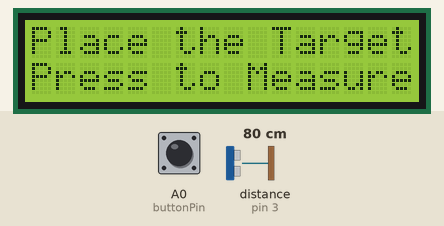
Simulated run of this sketch. Board: Arduino Uno, built with avr-gcc and run on an emulated ATmega328P. Shown: 16×2 character LCD. The inputs (shaded band) are chosen by the test bench; at power-on: A0 (buttonPin) HIGH, distance to the obstacle (sensor on pin 3) 80 cm. The echo pulse lasts 58.3 µs per cm; what the sketch prints to the serial monitor is not drawn.

Above: at 1.2 s.
1.3 s: A0 (buttonPin) pulled LOW for 0.15 s
At 1.8 s:
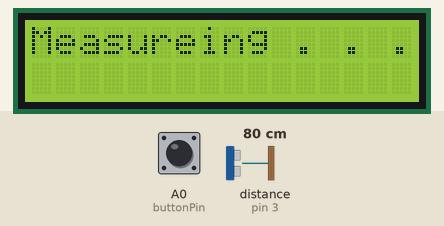
At 4.7 s:
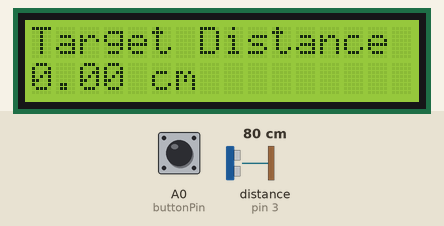
Timing chart, 0 to 6.2 s (numbered marks = the images above; inputs shaded):
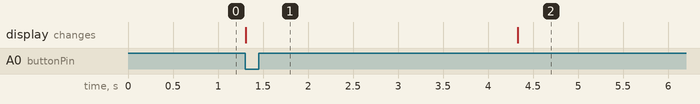

Measured:
- after the input at 1.3 s, the display: changes at once (image 1)

The sketch:

ButtonWithDistance_Display.ino
```cpp
#include <LiquidCrystal.h>
int rs=7;
int en=8;
int d4=9;
int d5=10;
int d6=11;
int d7=12;
int buttonPin=A0;
int buttonVal;

int numMeas=100;
float avMeas;
int j;
float bucket=0;
LiquidCrystal lcd(rs,en,d4,d5,d6,d7);
int trigPin=2;
int echoPin=3;
int pingTravelTime;
float pingTravelDistance;
float distanceToTarget;
int dt=5000;


void setup() {
  // put your setup code here, to run once:
  lcd.begin(16,2);
  pinMode(trigPin,OUTPUT);
  pinMode(echoPin,INPUT);
  pinMode(buttonPin,INPUT);
  digitalWrite(buttonPin,HIGH);
  Serial.begin(9600);

}

void loop() {
  // put your main code here, to run repeatedly:
  lcd.setCursor(0,0);
  lcd.print("Place the Target");
  lcd.setCursor(0,1);
  lcd.print("Press to Measure");
  buttonVal=digitalRead(buttonPin);
  while (buttonVal==1){
    buttonVal=digitalRead(buttonPin);
  }
  lcd.setCursor(0,0);
  lcd.clear();
  lcd.print("Measureing . . .");
  for (j=1;j<=numMeas;j=j+1){
    digitalWrite(trigPin,LOW);
    delayMicroseconds(10);
    digitalWrite(trigPin,HIGH);
    delayMicroseconds(10);
    digitalWrite(trigPin,LOW);
    pingTravelTime=pulseIn(echoPin,HIGH);
    delay(25);
    (pingTravelTime*1231.15*1000*100)/(3600.*1000000);
    distanceToTarget=pingTravelDistance/2;
    bucket=bucket+distanceToTarget;
  }
  avMeas=bucket/numMeas;
  Serial.print("Av. Dist. to Target is: ");
  Serial.print(avMeas);
  Serial.println(" cm.");
  lcd.clear();
  lcd.setCursor(0,0);
  lcd.print("Target Distance");
  lcd.setCursor(0,1);
  lcd.print(distanceToTarget);
  lcd.print(" cm");
  delay(dt);
}
```
